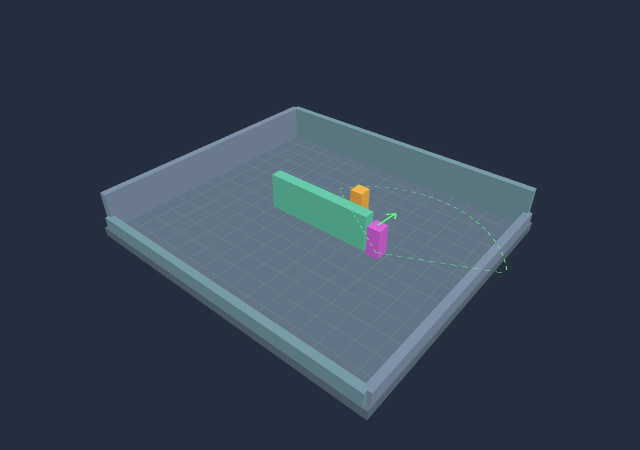
#> input picture website/dist/assets/laboratory.webp, 1280 x 900 px (shown at 1/2 size)
$ python -i demo_mesh_tree.py   (imports and definitions only)
#> lines starting #> are read from the running program, lines starting #| are printed output that depends on the picture
### scripts/verify_lab.py
#!/usr/bin/env python3
"""Exercise the real executable through MCP stdio; no in-process shortcuts."""
import argparse
import base64
import json
import os
import re
from pathlib import Path
import select
import subprocess
import time

ROOT = Path(os.environ.get("IGNIS_VERIFY_ROOT", Path(__file__).resolve().parents[1])).resolve()
SOURCE_ROOT = Path(__file__).resolve().parents[1]
# Check the current source contract; preserve explicit old-version rejection fixtures.
def source_version(path, name):
    declaration = re.search(r"pub const " + name + r": u32 = (\d+);", (SOURCE_ROOT / path).read_text())
    if declaration is None:
        raise RuntimeError(f"Missing source version {name}")
    return int(declaration.group(1))

SCENE_VERSION = source_version("src/model.rs", "SCENE_VERSION")
REPLAY_VERSION = source_version("src/engine.rs", "REPLAY_VERSION")


class Client:
    # [168 lines left out: functions __init__, request, call, close, verify, not called in this run]


# [7 lines that do not run on import are left out]

### scripts/demo_mesh_tree.py
#!/usr/bin/env python3
"""Create and animate a reusable tree through Ignis native MCP commands."""
import argparse
import hashlib
import json
import math
import os
from pathlib import Path
import shutil

PROJECT = Path(__file__).resolve().parents[1]
OUTPUT = PROJECT/'artifacts/tree-demo'
# [2 lines not run here, left out]
os.environ['IGNIS_VERIFY_ROOT'] = str(OUTPUT)
from verify_lab import Client


def add(a, b):
    return [x+y for x, y in zip(a, b)]


def mul(a, s):
    return [x*s for x in a]


def unit(a):
    return mul(a, 1/math.sqrt(sum(x*x for x in a)))


def cross(a, b):
    return [a[1]*b[2]-a[2]*b[1], a[2]*b[0]-a[0]*b[2], a[0]*b[1]-a[1]*b[0]]


# [5 lines left out: function qmul, not called in this run]


def quat(axis, angle):
    return [v*math.sin(angle/2) for v in axis]+[math.cos(angle/2)]


def rotate(q, p):
    return qmul(qmul(q, p+[0]), [-q[0], -q[1], -q[2], q[3]])[:3]


def transform(p, position, rotation, scale=1):
    return add(position, rotate(rotation, mul(p, scale)))


def empty_geometry():
    return {'positions': [], 'triangles': []}


# [85 lines left out: functions append_geometry, tube, leaf_geometry, layout, wood_geometry, not called in this run]


def run(frames):
    c = Client(PROJECT/'target/release/ignis', False)
    operations = []

    # [5 lines left out: function call, not called in this run]

    def edit(kind, **kwargs):
        return call('edit_mesh', edit={'kind': kind, **kwargs})

    # [5 lines left out: function instance, not called in this run]

    try:
        c.request('initialize', {'protocolVersion': '2025-11-25', 'capabilities': {},
                                'clientInfo': {'name': 'ignis-native-tree-demo', 'version': '1'}})
        c.request('notifications/initialized', notification=True)
        call('generate', recipe={'seed': 7, 'width': 20, 'depth': 20, 'obstacles': 0})
        entities = call('inspect')['scene']['entities']
        for entity in entities:
            entity['visible'] = False
        call('edit_scene', edits=[{'op': 'upsert', 'entity': e} for e in entities])
        camera = {'position': [11.0, 8.0, 14.0], 'target': [0, 3.65, 0], 'fov_degrees': 34}
        call('set_camera', camera=camera)
        call('set_light', light={'direction': [-0.6, -1, -0.3], 'ambient': 0.30})

        edit('put_asset', asset={'id': 'leaf-source', 'geometry': leaf_geometry()})
        topology = call('inspect_mesh_topology', asset='leaf-source')
        edit('subdivide', asset='leaf-source', reference=topology['reference'], components=None)
        for kind, radius, strength, targets in [
                ('draw', 0.45, 0.018, [(0, 0.8), (0, 1.9), (0, 3.1)]),
                ('grab', 0.65, 0.05, [(0, 4.15)]),
                ('smooth', 0.75, 0.12, [(0, 1.4), (0, 2.7)])]:
            points = call('inspect_mesh', asset='leaf-source')['asset']['geometry']['positions']
            centers = [min(points, key=lambda p: (p[0]-x)**2+(p[2]-z)**2) for x, z in targets]
            edit('sculpt', asset='leaf-source', stroke={'kind': kind, 'centers': centers,
                 'radius': radius, 'strength': strength, 'direction': [0, 1, 0]})
        leaf = call('inspect_mesh', asset='leaf-source')['asset']['geometry']
        call('undo')
        assert call('inspect_mesh', asset='leaf-source')['asset']['geometry'] != leaf
        call('redo')
        assert call('inspect_mesh', asset='leaf-source')['asset']['geometry'] == leaf

        spray, twigs = empty_geometry(), empty_geometry()
        bones = [{'name': 'spray-root', 'parent': None, 'translation': [0, 0, 0], 'rotation': [0, 0, 0, 1]}]
        weights = []
        tube(twigs, [[0, 0, 0], [0, 0.035, 0.55], [0, 0.08, 1.15]], [0.025, 0.018, 0.008], 6)
        tube(twigs, [[0, 0.035, 0.45], [-0.30, 0.09, 0.85], [-0.48, 0.16, 1.25]], [0.016, 0.011, 0.005], 5)
        tube(twigs, [[0, 0.045, 0.60], [0.30, 0.12, 1.0], [0.48, 0.22, 1.48]], [0.016, 0.011, 0.005], 5)
        leaf_anchors = [(0, 0.20, -1.1), (0, 0.43, 1.05), (0, 0.70, -0.9),
                        (0, 0.93, 0.9), (0, 1.15, 0), (-0.30, 0.85, -1.5),
                        (-0.48, 1.25, -0.45), (0.30, 1.0, 1.5), (0.48, 1.48, 0.45)]
        for j, (x, z, angle) in enumerate(leaf_anchors):
            rotation = qmul(quat([0, 1, 0], angle),
                            qmul(quat([1, 0, 0], -0.14+0.07*math.sin(j*3)),
                                 quat([0, 0, 1], 0.15*math.sin(j*2))))
            scale = 0.22+0.025*math.sin(j*2.1)
            anchor = [x, 0.07*z+0.20*abs(x), z]
            origin = add(anchor, rotate(rotation, [0, 0, 0.55*scale]))
            append_geometry(spray, leaf, origin, rotation, scale)
            tube(twigs, [anchor, add(origin, rotate(rotation, [0, 0, 0.12*scale]))], [0.009, 0.004], 5)
            root = len(bones)
            bones.append({'name': f'leaf-{j}-base', 'parent': 0, 'translation': origin, 'rotation': rotation})
            bones.append({'name': f'leaf-{j}-tip', 'parent': root, 'translation': [0, 0, 2*scale], 'rotation': [0, 0, 0, 1]})
            for x, y, z0 in leaf['positions']:
                tip = max(0, min(1, z0/3.8))
                weights.append({'joints': [root, root+1, 0, 0], 'weights': [1-tip, tip, 0, 0]})
        edit('put_asset', asset={'id': 'leaf-spray', 'geometry': spray})
        edit('set_rig', asset='leaf-spray', rig={'bones': bones, 'weights': weights})
        tracks = []
        for i, bone in enumerate(bones):
            keys = []
            amplitude = 0.025 if i == 0 else (0.055 if i % 2 else 0.14)
            for tick in range(0, 241, 30):
                phase = tick*2*math.pi/240+i*0.47
                sway = qmul(quat([1, 0, 0], amplitude*math.sin(phase)),
                            quat([0, 0, 1], amplitude*0.35*math.cos(phase)))
                keys.append({'tick': tick, 'translation': bone['translation'],
                             'rotation': qmul(bone['rotation'], sway)})
            tracks.append({'bone': i, 'keys': keys})
        edit('put_clip', asset='leaf-spray', clip={'id': 'breeze', 'duration_ticks': 240, 'tracks': tracks})

        sprays = layout()
        wood = wood_geometry(sprays)
        # Bake petiole placement into the wood asset; no extra per-spray instances.
        for spec in sprays:
            append_geometry(wood, twigs, spec['position'], spec['rotation'], spec['scale'])
        assert len(wood['positions']) <= 4096
        draw = len(wood['triangles'])+len(spray['triangles'])*len(sprays)
        assert draw <= 32768
        edit('put_asset', asset={'id': 'wood', 'geometry': wood})
        instance('tree-wood', 'wood', [0.26, 0.115, 0.040])
        for j, spec in enumerate(sprays):
            color = [0.065+0.02*math.sin(j*1.7), 0.33+0.10*(0.5+0.5*math.sin(j*2.1)), 0.105+0.02*math.sin(j)]
            instance(f'crown-{j:02}', 'leaf-spray', color, spec['position'], spec['rotation'], spec['scale'], spec['offset'])
        call('save_scene', path='examples/native-tree.scene.json')
        shutil.copyfile(OUTPUT/'examples/native-tree.scene.json', PROJECT/'examples/native-tree.scene.json')
        start = call('inspect_mesh_pose', instance='crown-00')['pose']
        call('step', ticks=60)
        animated = call('inspect_mesh_pose', instance='crown-00')['pose']
        assert animated['positions'] != start['positions']
        call('capture', path='artifacts/tree.png', width=1200, height=1200)
        call('save_replay', path='artifacts/tree.replay.json')
        assert call('run_replay', path='artifacts/tree.replay.json')['meshes_matched']
        call('capture_replay', replay_path='artifacts/tree.replay.json', path='artifacts/tree-replay.png', width=1200, height=1200)
        assert (OUTPUT/'artifacts/tree.png').read_bytes() == (OUTPUT/'artifacts/tree-replay.png').read_bytes()
        call('load_scene', path='examples/native-tree.scene.json')
        assert call('inspect_mesh_pose', instance='crown-00')['pose'] == start

        gif = None
        hashes = []
        if frames:
            from PIL import Image
            images = []
            expected = {f'frame-{i:03}.png' for i in range(frames)}
            for old in (OUTPUT/'artifacts/frames').glob('frame-*.png'):
                if old.name not in expected:
                    old.unlink()
            for i in range(frames):
                path = f'artifacts/frames/frame-{i:03}.png'
                call('capture', path=path, width=800, height=800)
                hashes.append(hashlib.sha256((OUTPUT/path).read_bytes()).hexdigest())
                with Image.open(OUTPUT/path) as png:
                    images.append(png.convert('RGB').quantize(colors=192))
                call('step', ticks=240//frames)
            gif = OUTPUT/'artifacts/tree.gif'
            durations = [(round((i+1)*400/frames)-round(i*400/frames))*10 for i in range(frames)]
            images[0].save(gif, save_all=True, append_images=images[1:], loop=0,
                           duration=durations, disposal=2, optimize=False)
            with Image.open(gif) as preview:
                assert preview.n_frames == frames
                assert sum((preview.seek(i), preview.info['duration'])[1] for i in range(frames)) == 4000
            assert len(set(hashes)) == frames
            assert call('inspect_mesh_pose', instance='crown-00')['pose'] == start
        report = {'build_id': call('inspect')['build_id'], 'native_window': False,
                  'source': str(PROJECT/'examples/native-tree.scene.json'), 'leaf_count': len(sprays)*len(leaf_anchors),
                  'instances': len(sprays)+1, 'assets': 3, 'draw_triangles': draw,
                  'source_leaf': [len(leaf['positions']), len(leaf['triangles'])],
                  'spray': [len(spray['positions']), len(spray['triangles'])],
                  'wood': [len(wood['positions']), len(wood['triangles'])],
                  'bones_per_spray': len(bones), 'clip': 'breeze', 'duration_ticks': 240,
                  'png': str(OUTPUT/'artifacts/tree.png'), 'gif': str(gif) if gif else None,
                  'frames': frames, 'unique_frames': len(set(hashes)), 'operations': operations,
                  'checks': ['sculpt undo/redo exact', 'animated poses differ', 'save/load pose exact',
                             'live/replay pixels exact', 'loop pose exact' if frames else 'stills only']}
        (OUTPUT/'artifacts/report.json').write_text(json.dumps(report, indent=2)+'\n')
        print(json.dumps({k: v for k, v in report.items() if k != 'operations'}, indent=2))
    finally:
        c.close()


# [7 lines not run here, left out]

>>> import cv2
>>> picture = cv2.imread('../website/dist/assets/laboratory.webp', cv2.IMREAD_GRAYSCALE)
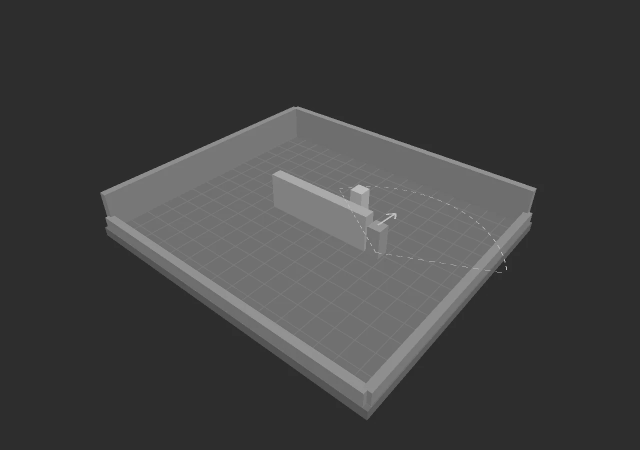
#> picture: shape (900, 1280) (shown at 1/2 size); min 36, max 200, mean 64
#> (the run stopped early here; a loop or call above may not have finished)
